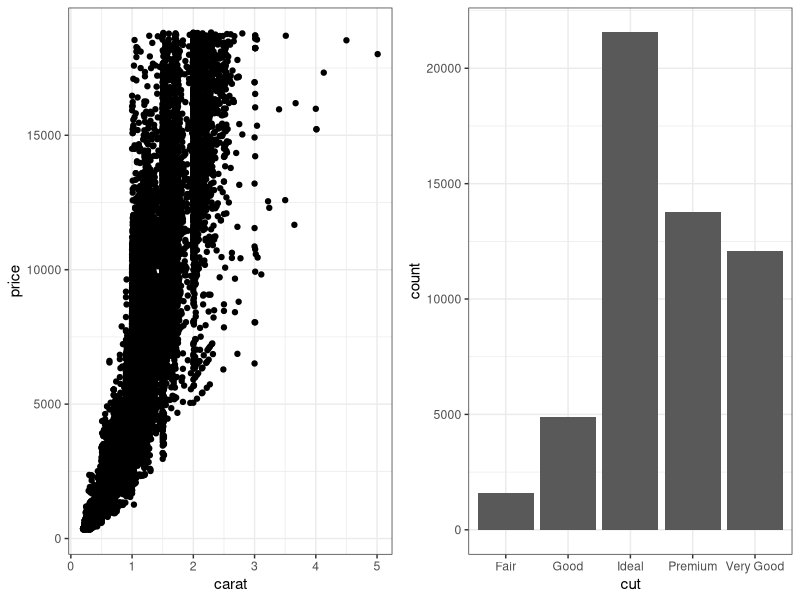

Reproduce this figure in R.
# This script is used to create subplots in R
library(tidyverse)
library(cowplot)

#
# Some analysis procedure
diamonds <- read.csv("datasets/diamonds - diamonds.csv")
head(diamonds)

# Create individual plots
# Here we create two plots: p1 and p2
p1 <- diamonds %>% 
  ggplot(aes(x = carat, y = price)) +
  geom_point() +
  theme_bw()

p2 <- diamonds %>% 
  ggplot(aes(x = cut)) +
  geom_bar() +
  theme_bw()

# Combine the plots using cowplot
# ggdraw() is used to create a blank canvas
# draw_plot() is used to draw the plots on the canvas
# sizes are specified in relative units
my_plots <- ggdraw() + 
    draw_plot(p1, x = 0, y = 0, width = 0.5, height = 1) +
    draw_plot(p2, x = 0.5, y = 0, width = 0.5, height = 1) 

my_plots   
